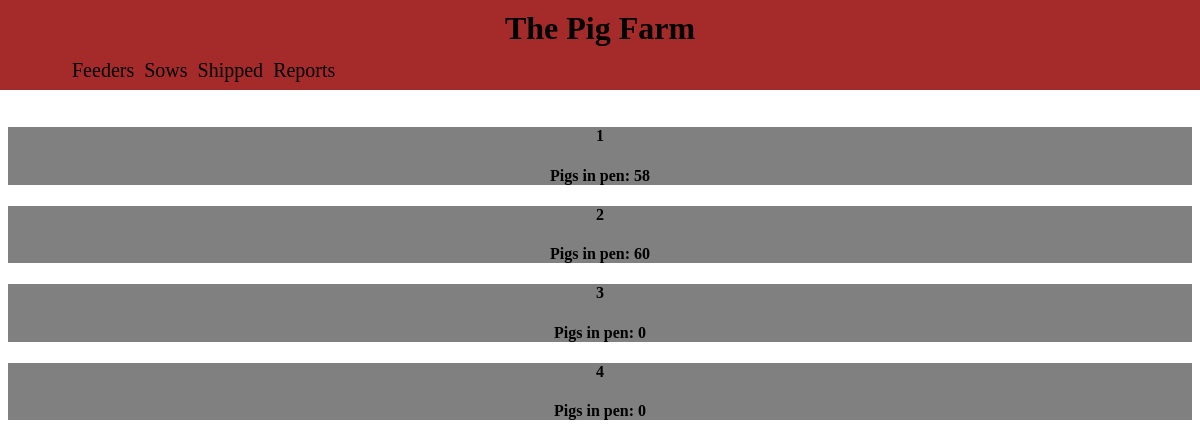
The page /pigs/ (signed in) on the database its author committed.
### pigs/models.py (models this page shows, shortened)
class Pigpen(models.Model):
    pen = models.CharField(max_length=2,primary_key=True)
    def __str__(self):
        return str(self.pen)
    class Meta:
        ordering = ['pen']

class Pigsinpen(models.Model):
    pigpen = models.ForeignKey(Pigpen,on_delete=models.CASCADE)
    pigs = models.PositiveIntegerField()
    pig_cost_total = models.DecimalField(max_digits=6,decimal_places=2)
    date = models.DateTimeField()
    notes = models.CharField(max_length = 300,blank=True,null = True)

### pigs/views.py (the view)
class indexview(LoginRequiredMixin, generic.ListView):
    model = Pigpen
    template_name = 'pigs/indexview.html'
    def get_context_data(self, **kwargs):
        context = super().get_context_data(**kwargs)
        context['sows'] = Sows.objects.all()
        return context

### pigs/templates/pigs/indexview.html (shortened to what this page needs)
﻿<!DOCTYPE html>
{% load static %}
<link rel="stylesheet" type="text/css" href="{% static 'pigs/indexviewstyles.css' %}" />
<link rel="stylesheet" type="text/css" href="{% static 'pigs/Generalstyles.css' %}" />
<html lang="en" xmlns="http://www.w3.org/1999/xhtml">
<head>
</head>
<body>
    <div class="header">
        <h1>The Pig Farm</h1>
        <ul>
        <li class="feederpigs"><a class="nostyle stay" href="#Feeders" onclick="testFunc(this)">Feeders</a></li>
        <li><a class="nostyle stay" href="#Sows" onclick="testFunc(this)">Sows</a></li>
        <li><a class="nostyle stay" href="{% url 'pigs:shippedpigs' %}">Shipped</a></li>
        <li><a class="nostyle stay" href="{% url 'pigs:chartjs' %}">Reports</a></li>
        </ul>
    </div>
        <div class="scroll"></div>
        <div class="containers" id="Feeders">
        {% for pen in pigpen_list %}
        <a class="pens" href="{% url 'pigs:pen' pen %}">
                <h4>{{pen}}</h4>
                {% for pig in pen.pigsinpen_set.all %}
                {% if forloop.last %}
                <h4>Pigs in pen: {{pig.pigs}} </h4>
                {%endif%}
                {%empty%}
                <h4>Pigs in pen: 0</h4>
                {%endfor%}
        </a>
        {%endfor%}
       </div>
</body>
</html>

### pigs/static/pigs/indexviewstyles.css (style rules this page uses)
.header { position:fixed; background:brown; right:0px; left:0px; top:0px; height:90px; z-index:3; }
.header h1 { margin:10px; text-align:center; }
.header ul { position:absolute; list-style:none; display:flex; margin:0 2px; overflow:hidden; left:5%; padding:0; bottom:8px; }
.header li { font-size:1.25rem; margin-left:10px; }
.scroll { position:relative; height:80px; }
.pens { display: block; text-align: center; text-decoration: none; color: black; background-color:gray; }

### pigs/static/pigs/Generalstyles.css (style rules this page uses)
a.nostyle { text-decoration:none; color:black; cursor:pointer; display:block; }

### rows shown on the page
Pigpen: pen "1"
Pigsinpen: pigs "58"
Pigpen: pen "2"
Pigsinpen: pigs "60"
Pigpen: pen "3"
Pigpen: pen "4"
